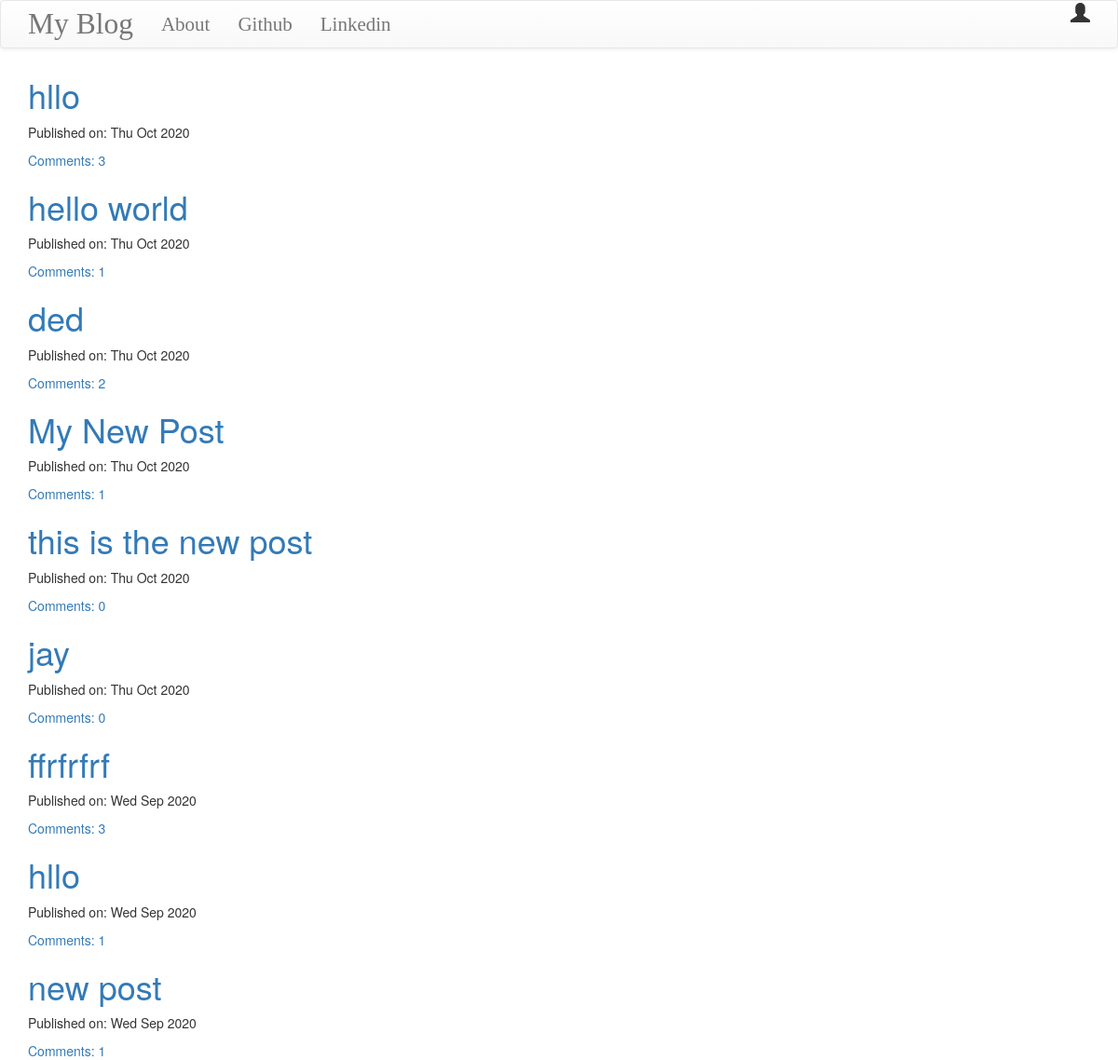
The page / on the database its author committed.
### blog/models.py (models this page shows, shortened)
class Post(models.Model):
	author = models.ForeignKey('auth.User', on_delete=models.DO_NOTHING)
	title = models.CharField(max_length = 200) #chars
	text = models.TextField()
	created_date = models.DateTimeField(default = timezone.now)
	published_date = models.DateTimeField(blank=True, null=True)
	def approve_comments(self):
		return self.comments.filter(approved_comments = True)

### blog/views.py (the view)
# urls.py: url(r'^$', views.PostListView.as_view(), name='post_list'),
class PostListView(ListView):
	model = Post
	def get_queryset(self):
		return Post.objects.filter(published_date__lte=timezone.now()).order_by('-published_date')  # - means descending order

### blog/templates/blog/post_list.html
{% extends "blog/base.html" %}
{% block content %}
<div class="centerStage">
	{% for post in post_list %}
		<div class="post">
			<h1><a href="{% url 'post_detail' pk=post.pk %}">{{  post.title }}</a></h1>
			<div class="date">
				<p>Published on: {{post.published_date|date:"D M Y"}}</p>
			</div>
			<a href="{% url 'post_detail' pk=post.pk %}">Comments: {{post.approve_comments.count}} </a>
		</div>
	{% endfor %}
</div>
{% endblock %}

### blog/templates/blog/base.html (shortened to what this page needs)
{% load static  %}
<!DOCTYPE html>
<html>
<head>
<link rel="stylesheet" href="//cdn.jsdelivr.net/npm/medium-editor@latest/dist/css/medium-editor.min.css" type="text/css" media="screen" charset="utf-8">
<link rel="stylesheet" href="https://maxcdn.bootstrapcdn.com/bootstrap/3.3.7/css/bootstrap.min.css">
<link rel="stylesheet" href="https://maxcdn.bootstrapcdn.com/bootstrap/3.3.7/css/bootstrap-theme.min.css">
<link rel="stylesheet" href="{% static 'css/blog.css' %}">
</head>
<body class="loader">
	<nav class="navbar navbar-default techfont custom-navbar">
		<div class="container">
			<ul class="nav navbar-nav">
			<li> <a class='navbar-brand bigbrand' href="{% url  'post_list' %}">My Blog</a></li>
			<li>  <a href="{% url  'about' %}">About</a> </li>
			<li>  <a href="www.google.com">Github</a> </li>
			<li>  <a href="www.linkedin">Linkedin</a> </li>
			</ul>
	<ul class="nav navbar-nav navbar-right">
				{% if user.is_authenticated %}
					<li><a href="{% url 'post_new' %}">New Post</a></li>
					<li><a href="{% url 'post_draft_list' %}">Drafts</a></li>
					<li><a href="{% url 'logout' %}">Logout</a></li>
					<li style="margin-top: 10px">Welcome {{user.username}}</li>
				{%else%}
	<li> <a class="nav navbar-right" href="{% url 'login' %}"></a><span class="glyphicon glyphicon-user"></span></li>
				{% endif %}
			</ul>
		</div>
	</nav>
	<div class="content container">
		<div class="row">
			<div class="col-md-8">
				<div class="blog_posts">
					{% block content %}
					{% endblock %}
				</div>
			</div>
		</div>
	</div>
</body>
</html>

### blog/static/css/blog.css (style rules this page uses)
.techfont { font-family: 'Russo One, sans-serif'; font-size:1.5em; margin-bottom:10px; }
.bigbrand { font-size: 1.5em; }
.centerStage { margin-right: auto; margin-left: auto; }
.loader { filter:hue-rotate(0deg); color:linear-gradient(45deg,#0f8,#08f); animation:hue 10000ms infinite linear; }

### rows shown on the page
Post: title "hllo", published_date "Thu Oct 2020", approve_comments.count "3"
Post: title "hello world", published_date "Thu Oct 2020", approve_comments.count "1"
Post: title "ded", published_date "Thu Oct 2020", approve_comments.count "2"
Post: title "My New Post", published_date "Thu Oct 2020", approve_comments.count "1"
Post: title "this is the new post", published_date "Thu Oct 2020", approve_comments.count "0"
Post: title "jay", published_date "Thu Oct 2020", approve_comments.count "0"
Post: title "ffrfrfrf", published_date "Wed Sep 2020", approve_comments.count "3"
Post: title "hllo", published_date "Wed Sep 2020", approve_comments.count "1"
Post: title "new post", published_date "Wed Sep 2020", approve_comments.count "1"
